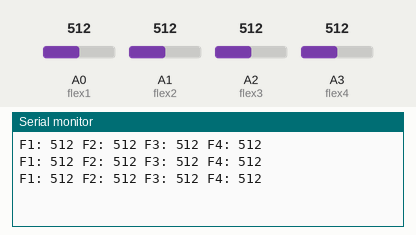
Recording of a sketch running on a simulated Arduino Uno, built with avr-gcc and run on an emulated ATmega328P. Parts: the last lines printed to the serial monitor. Inputs (shaded band) come from the test bench; at power-on: A0 (flex1) = 512, A1 (flex2) = 512, A2 (flex3) = 512, A3 (flex4) = 512.

Above: at 1.3 s.
1.4 s: A0 (flex1) set to 610
At 1.9 s:
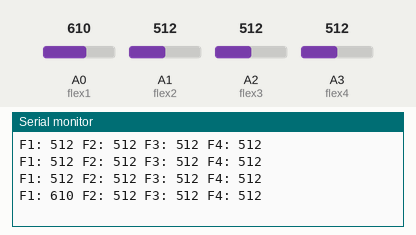
2.9 s: A1 (flex2) set to 610
At 3.4 s:
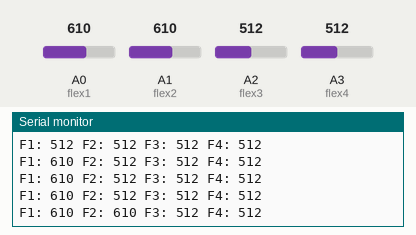
4.4 s: A2 (flex3) set to 610
At 4.9 s:
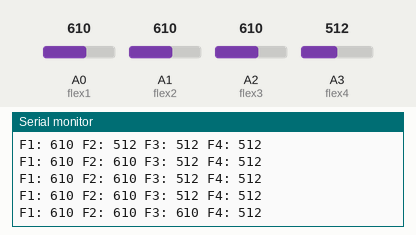
5.9 s: A3 (flex4) set to 610
At 6.4 s:
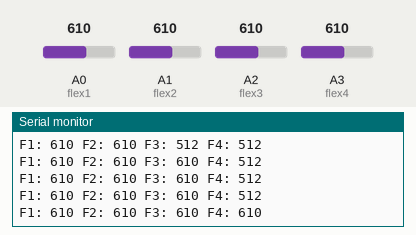
7.4 s: A0 (flex1) set to 590
At 7.9 s:
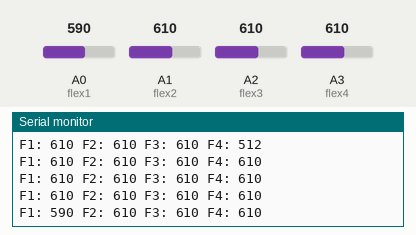
8.9 s: A1 (flex2) set to 590
At 9.4 s:
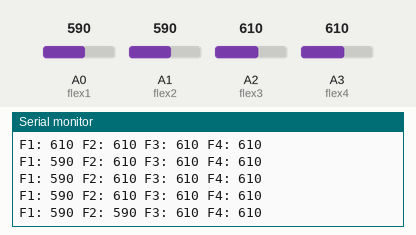
Timing chart, 0 to 11.4 s (numbered marks = the images above; inputs shaded):
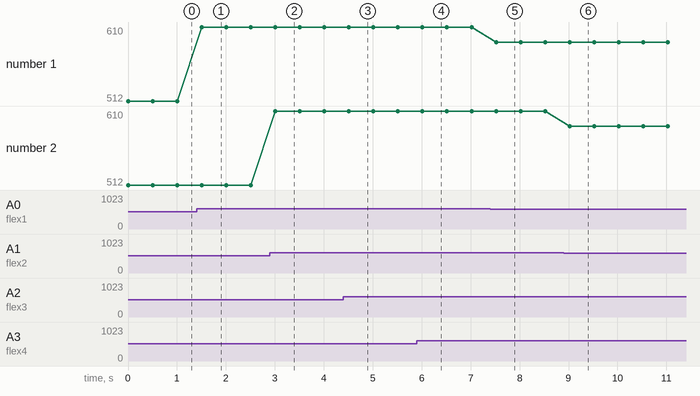

The sketch:

languagetranslatorardu.ino
```cpp
// Flex Sensor pins connected to A0-A3
const int flex1 = A0;
const int flex2 = A1;
const int flex3 = A2;
const int flex4 = A3;

void setup() {
  Serial.begin(9600);
  pinMode(flex1, INPUT);
  pinMode(flex2, INPUT);
  pinMode(flex3, INPUT);
  pinMode(flex4, INPUT);
}

void loop() {
  int f1 = analogRead(flex1);
  int f2 = analogRead(flex2);
  int f3 = analogRead(flex3);
  int f4 = analogRead(flex4);

  // Print values (for calibration)
  Serial.print("F1: "); Serial.print(f1);
  Serial.print(" F2: "); Serial.print(f2);
  Serial.print(" F3: "); Serial.print(f3);
  Serial.print(" F4: "); Serial.println(f4);

  delay(500);

  // Simple gesture recognition logic
  if (f1 < 400 && f2 < 400 && f3 > 600 && f4 > 600) {
    Serial.println("Gesture: HELLO");
    // Send to IoT / Speak
  } else if (f1 > 600 && f2 < 400 && f3 < 400 && f4 > 600) {
    Serial.println("Gesture: YES");
  } else if (f1 < 400 && f2 > 600 && f3 > 600 && f4 < 400) {
    Serial.println("Gesture: NO");
  }
}
```

Measured:
- after the input at 1.4 s, the serial monitor: prints a new line after 0.10 s (image 1)
- after the input at 2.9 s, the serial monitor: prints a new line after 0.11 s (image 2)
- after the input at 4.4 s, the serial monitor: prints a new line after 0.11 s (image 3)
- after the input at 5.9 s, the serial monitor: prints a new line after 0.12 s (image 4)
- after the input at 7.4 s, the serial monitor: prints a new line after 0.12 s (image 5)
- after the input at 8.9 s, the serial monitor: prints a new line after 0.12 s (image 6)
- plotted number 1: 512 → 610 after the input at 1.4 s, 610 → 590 after the input at 7.4 s
